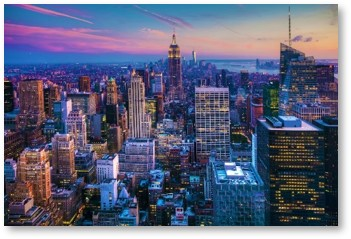
#> input picture Picture1-1.jpg, 351 x 239 px
$ python 4th.py
#> lines starting #> are read from the running program, lines starting #| are printed output that depends on the picture
#...........Scaling................#
import cv2
import numpy as np

img = cv2.imread('Picture1-1.jpg')
#> img is the input picture: shape (239, 351, 3); mean B, G, R 126.2, 101.3, 97.2

# res = cv2.resize(img,None,fx=2, fy=2)
cv2.imshow("befor",img)
# cv2.imshow("befo",res)

#OR

height, width = img.shape[:2]
#> height = 239; width = 351
res = cv2.resize(img,(2*width, 2*height))
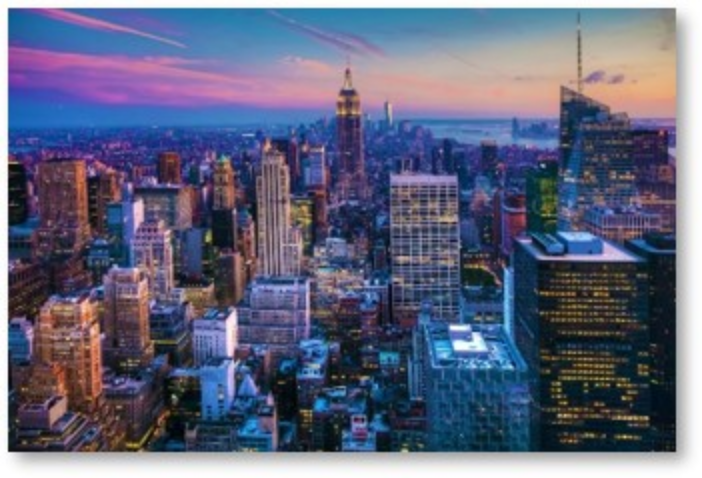
#> res: shape (478, 702, 3); mean B, G, R 126.2, 101.2, 97.2
cv2.imshow("After",res)

h=cv2.waitKey(0)#when you anykey its store in h,27 is for q
#> (key q is pressed here)
if h==ord('q'):
    cv2.destroyAllWindows()
